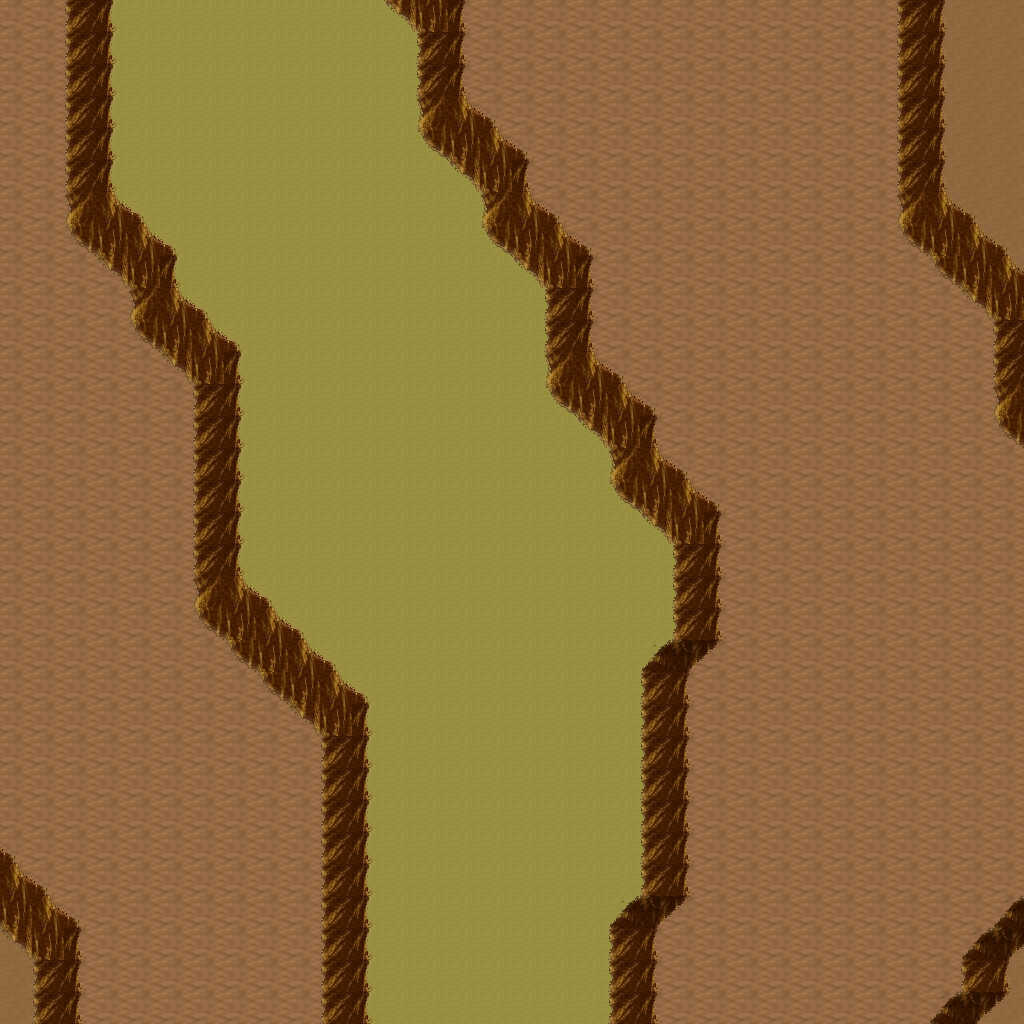

The image is a tile-based game level rendered from a .tmx file. Its description and source (layers, tilesets, objects; grid data summarised) follow:
An orthogonal 32x32 tile map with 32x32 px tiles, 5 tile layers (Ground, Objects, Objects2, Above, ...), 1 hidden layer not drawn, 14 tilesets.

<map version="1.10" tiledversion="1.11.0" orientation="orthogonal" renderorder="right-down" width="32" height="32" tilewidth="32" tileheight="32" infinite="0" nextlayerid="11" nextobjectid="1">
 <tileset firstgid="1" name="logic_collision" tilewidth="32" tileheight="32" tilecount="1" columns="1">
  <image source="../drawable/logic_collision.png" width="32" height="32" />
 </tileset>
 <tileset firstgid="2" name="ground_ground" tilewidth="32" tileheight="32" tilecount="33" columns="3">
  <image source="../drawable/ground_ground.png" width="96" height="352" />
 </tileset>
 <tileset firstgid="35" name="ground_ridge_earth_pale" tilewidth="32" tileheight="32" tilecount="96" columns="12">
  <image source="../drawable/ground_ridge_earth_pale.png" width="384" height="256" />
 </tileset>
 <tileset firstgid="131" name="ground_ridge_earth_dark" tilewidth="32" tileheight="32" tilecount="96" columns="12">
  <image source="../drawable/ground_ridge_earth_dark.png" width="384" height="256" />
 </tileset>
 <tileset firstgid="227" name="terrain_desert" tilewidth="32" tileheight="32" tilecount="88" columns="8">
  <image source="../drawable/terrain_desert.png" width="256" height="352" />
 </tileset>
 <tileset firstgid="315" name="plant_tree_tree_darkgreen" tilewidth="32" tileheight="32" tilecount="88" columns="8">
  <image source="../drawable/plant_tree_tree_darkgreen.png" width="256" height="352" />
 </tileset>
 <tileset firstgid="403" name="building_tan_building" tilewidth="32" tileheight="32" tilecount="24" columns="4">
  <image source="../drawable/building_tan_building.png" width="128" height="192" />
 </tileset>
 <tileset firstgid="427" name="plant_cactus_2" tilewidth="32" tileheight="32" tilecount="10" columns="5">
  <image source="../drawable/plant_cactus_2.png" width="160" height="64" />
 </tileset>
 <tileset firstgid="437" name="ground_sand_2" tilewidth="32" tileheight="32" tilecount="15" columns="5">
  <image source="../drawable/ground_sand_2.png" width="160" height="96" />
 </tileset>
 <tileset firstgid="452" name="object_stone_well" tilewidth="32" tileheight="32" tilecount="6" columns="2">
  <image source="../drawable/object_stone_well.png" width="64" height="96" />
 </tileset>
 <tileset firstgid="458" name="plant_tree_banana_tree" tilewidth="32" tileheight="32" tilecount="40" columns="4">
  <image source="../drawable/plant_tree_banana_tree.png" width="128" height="320" />
 </tileset>
 <tileset firstgid="498" name="ground_sand_edges" tilewidth="32" tileheight="32" tilecount="15" columns="5">
  <image source="../drawable/ground_sand_edges.png" width="160" height="96" />
 </tileset>
 <tileset firstgid="513" name="building_window_window_centered" tilewidth="32" tileheight="32" tilecount="1" columns="1">
  <image source="../drawable/building_window_window_centered.png" width="32" height="32" />
 </tileset>
 <tileset firstgid="514" name="building_door_closed" tilewidth="32" tileheight="32" tilecount="1" columns="1">
  <image source="../drawable/building_door_closed.png" width="32" height="32" />
 </tileset>
 <layer id="1" name="Ground" width="32" height="32">
  <data>[1024 cells, 1024 non-empty, 3 distinct tile ids]</data>
 </layer>
 <layer id="2" name="Objects" width="32" height="32">
  <data>[1024 cells, 212 non-empty, 11 distinct tile ids]</data>
 </layer>
 <layer id="3" name="Objects2" width="32" height="32">
  <data>[1024 cells, 0 non-empty, 0 distinct tile ids]</data>
 </layer>
 <layer id="4" name="Above" width="32" height="32">
  <data>[1024 cells, 0 non-empty, 0 distinct tile ids]</data>
 </layer>
 <layer id="5" name="Above2" width="32" height="32">
  <data>[1024 cells, 0 non-empty, 0 distinct tile ids]</data>
 </layer>
 <layer id="6" name="Walkable" width="32" height="32" visible="0">
  <data>[1024 cells, 105 non-empty, 1 distinct tile ids]</data>
 </layer>
 <objectgroup id="7" name="Mapevents" />
 <objectgroup id="8" name="Spawn" />
 <objectgroup id="9" name="Keys" />
 <objectgroup id="10" name="Replace" />
</map>
